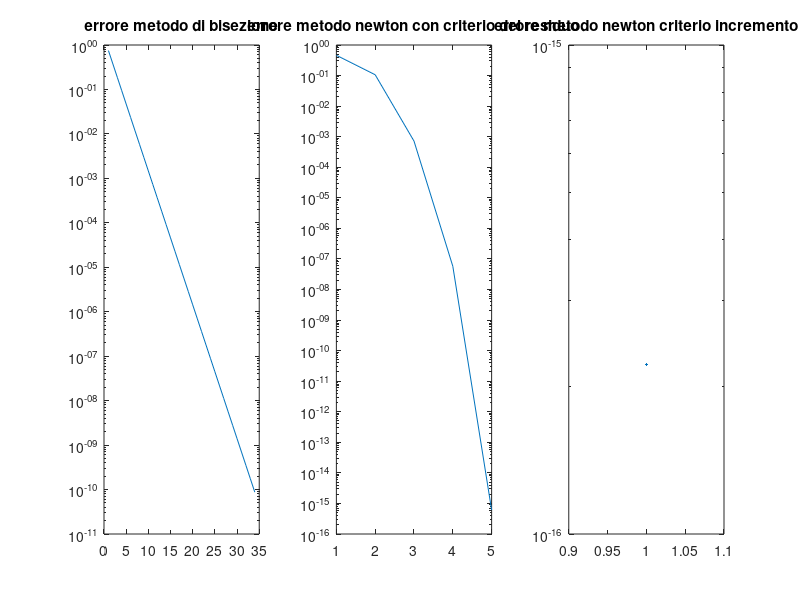

Source code (MATLAB):
close all
clear all
clc

a = 0;
b = 1.5;
tolleranza = 10^-10;
f = @(x) cos(2*x)^2-x^2;
errore = 1;
iter = 1;

%metodo bisezione

while errore > tolleranza
    x = (a+b)/2;
    if(f(x)*f(a)) < 0
        b = x;
    elseif (f(x)*f(a)) == 0
        return;
    else
        a = x;
    end
    errore = abs(b-a);
    e(iter) = errore;
    iter = iter+1;
end
iter
x
subplot(1,3,1);
semilogy([1:iter-1],e);
title("errore metodo di bisezione")

%metodo di Newton

num_iter = 0;
x = 1;
criterio_di_arresto = abs(f(x));
df = @(x) -4*cos(2*x)*(sin(2*x))-2*x;

%utilizzo criterio del residuo
while criterio_di_arresto > tolleranza
    x = abs(x - f(x)/df(x));
    criterio_di_arresto = abs(f(x));
    num_iter = num_iter+1;
    e_newton(num_iter) = criterio_di_arresto;
end
x
num_iter
subplot(1,3,2);
semilogy(1:num_iter,e_newton);
title("errore metodo newton con criterio del residuo");

if(num_iter < iter)
    disp('metodo newton fa meno iterazioni');
else
    disp('metodo bisezione fa meno iterazioni');
end

%utilizzo criterio dell'incremento

num_iter = 0;
criterio_di_arresto = 1;
while criterio_di_arresto > tolleranza
    x_next = abs(x - f(x)/df(x));
    criterio_di_arresto = abs(x_next-x);
    num_iter = num_iter+1;
    x = x_next;
    e_newton_incr(num_iter) = criterio_di_arresto;
end
x
num_iter
subplot(1,3,3);
semilogy(1:num_iter,e_newton_incr);
title("errore metodo newton criterio incremento");
